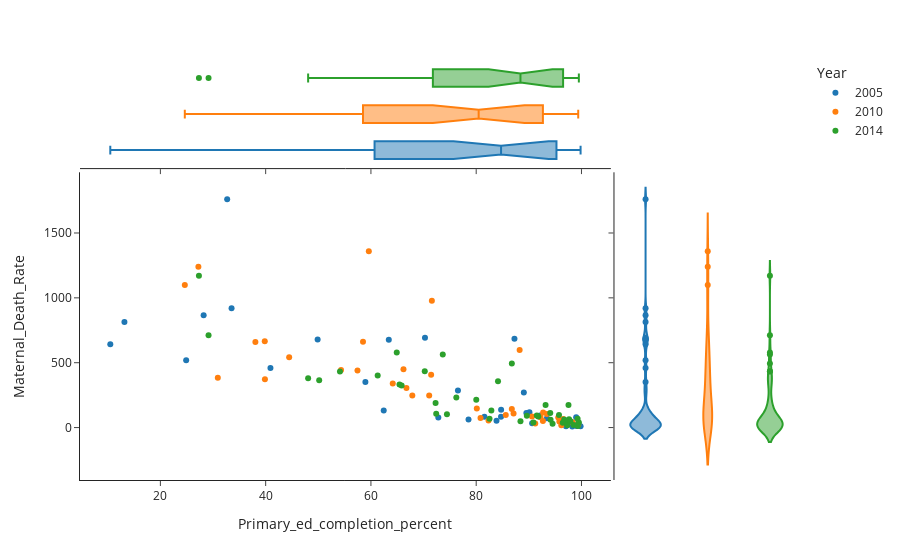

Notebook code for this chart:
### Code cell
df = key_years.loc[(key_years['Sex'] == '_T')]
fig = px.scatter(df,
                 x="Primary_ed_completion_percent", 
                 y="Maternal_Death_Rate", 
                 color="Year", 
                 marginal_y="violin",
                 marginal_x="box", 
                 template="simple_white")
fig.show()

### Figure 1 — Plotly figure (JSON) as saved in the notebook; plotly's stock layout.template omitted (floating-point values rounded to 4 significant figures)
{"data": [{"hovertemplate": "Year=2005<br>Primary_ed_completion_percent=%{x}<br>Maternal_Death_Rate=%{y}<extra></extra>", "legendgroup": "2005", "marker": {"color": "#1F77B4", "symbol": "circle"}, "mode": "markers", "name": "2005", "orientation": "v", "showlegend": true, "type": "scatter", "x": [98.91, null, 99.83, null, 89.05, 93.44, 13.17, 58.95, 70.27, 84.72, 63.39, 90.63, null, null, 81.56, 92.13, 83.86, 78.54, null, 28.22, null, 98.27, null, null, 33.52, 40.91, 72.8, null, null, 76.53, null, null, 98.99, null, 49.88, null, null, 98.25, null, 62.43, 97.06, null, 91.79, 84.73, 90.11, null, null, 10.48, 24.9, 99.04, 32.69, null, null, null, 97.67, 99.44, 89.53, 87.27], "xaxis": "x", "y": [22, 6, 11, 7, 271, 71, 814, 351, 692, 83, 677, 33, 12, 6, 83, 94, 52, 62, 18, 865, 5, 39, 6, 3, 920, 459, 77, 15, 5, 286, 7, 3, 80, 30, 679, 14, 9, 9, 11, 131, 10, 5, 88, 137, 118, 4, 9, 643, 519, 12, 1760, 10, 5, 5, 43, 33, 113, 685], "yaxis": "y"}, {"alignmentgroup": "True", "hovertemplate": "Year=2005<br>Primary_ed_completion_percent=%{x}<extra></extra>", "legendgroup": "2005", "marker": {"color": "#1F77B4", "symbol": "circle"}, "name": "2005", "notched": true, "offsetgroup": "2005", "showlegend": false, "type": "box", "x": [98.91, null, 99.83, null, 89.05, 93.44, 13.17, 58.95, 70.27, 84.72, 63.39, 90.63, null, null, 81.56, 92.13, 83.86, 78.54, null, 28.22, null, 98.27, null, null, 33.52, 40.91, 72.8, null, null, 76.53, null, null, 98.99, null, 49.88, null, null, 98.25, null, 62.43, 97.06, null, 91.79, 84.73, 90.11, null, null, 10.48, 24.9, 99.04, 32.69, null, null, null, 97.67, 99.44, 89.53, 87.27], "xaxis": "x3", "yaxis": "y3"}, {"alignmentgroup": "True", "hovertemplate": "Year=2005<br>Maternal_Death_Rate=%{y}<extra></extra>", "legendgroup": "2005", "marker": {"color": "#1F77B4", "symbol": "circle"}, "name": "2005", "offsetgroup": "2005", "scalegroup": "y", "showlegend": false, "type": "violin", "xaxis": "x2", "y": [22, 6, 11, 7, 271, 71, 814, 351, 692, 83, 677, 33, 12, 6, 83, 94, 52, 62, 18, 865, 5, 39, 6, 3, 920, 459, 77, 15, 5, 286, 7, 3, 80, 30, 679, 14, 9, 9, 11, 131, 10, 5, 88, 137, 118, 4, 9, 643, 519, 12, 1760, 10, 5, 5, 43, 33, 113, 685], "yaxis": "y2"}, {"hovertemplate": "Year=2010<br>Primary_ed_completion_percent=%{x}<br>Maternal_Death_Rate=%{y}<extra></extra>", "legendgroup": "2010", "marker": {"color": "#FF7F0E", "symbol": "circle"}, "mode": "markers", "name": "2010", "orientation": "v", "showlegend": true, "type": "scatter", "x": [92.67, null, 67.86, 30.91, 39.83, 71.07, null, 27.22, 96.69, 90.6, 91.22, 98.32, 44.47, 85.62, 95.59, 82.34, 66.18, 58.49, 64.14, 80.82, 54.32, 38.05, 95.8, 96.52, 71.58, 92.21, 87.1, 93.43, 86.77, 99.38, 39.86, 59.6, 24.64, 71.44, 80.11, 57.44, 96.17, 92.72, 66.74, 88.25], "xaxis": "x", "y": [51, 5, 247, 385, 665, 248, 11, 1240, 36, 85, 32, 41, 542, 96, 78, 54, 450, 661, 339, 74, 444, 660, 46, 66, 978, 79, 108, 104, 144, 21, 373, 1360, 1100, 408, 148, 440, 17, 117, 305, 598], "yaxis": "y"}, {"alignmentgroup": "True", "hovertemplate": "Year=2010<br>Primary_ed_completion_percent=%{x}<extra></extra>", "legendgroup": "2010", "marker": {"color": "#FF7F0E", "symbol": "circle"}, "name": "2010", "notched": true, "offsetgroup": "2010", "showlegend": false, "type": "box", "x": [92.67, null, 67.86, 30.91, 39.83, 71.07, null, 27.22, 96.69, 90.6, 91.22, 98.32, 44.47, 85.62, 95.59, 82.34, 66.18, 58.49, 64.14, 80.82, 54.32, 38.05, 95.8, 96.52, 71.58, 92.21, 87.1, 93.43, 86.77, 99.38, 39.86, 59.6, 24.64, 71.44, 80.11, 57.44, 96.17, 92.72, 66.74, 88.25], "xaxis": "x3", "yaxis": "y3"}, {"alignmentgroup": "True", "hovertemplate": "Year=2010<br>Maternal_Death_Rate=%{y}<extra></extra>", "legendgroup": "2010", "marker": {"color": "#FF7F0E", "symbol": "circle"}, "name": "2010", "offsetgroup": "2010", "scalegroup": "y", "showlegend": false, "type": "violin", "xaxis": "x2", "y": [51, 5, 247, 385, 665, 248, 11, 1240, 36, 85, 32, 41, 542, 96, 78, 54, 450, 661, 339, 74, 444, 660, 46, 66, 978, 79, 108, 104, 144, 21, 373, 1360, 1100, 408, 148, 440, 17, 117, 305, 598], "yaxis": "y2"}, {"hovertemplate": "Year=2014<br>Primary_ed_completion_percent=%{x}<br>Maternal_Death_Rate=%{y}<extra></extra>", "legendgroup": "2014", "marker": {"color": "#2CA02C", "symbol": "circle"}, "mode": "markers", "name": "2014", "orientation": "v", "showlegend": true, "type": "scatter", "x": [null, 80.01, null, 54.12, 93.18, 96.72, null, 72.28, 73.65, 27.32, 97.21, 91.8, 94.51, null, 99.5, null, null, 91.52, 97.64, 90.87, 88.41, null, 70.23, null, null, 65.83, null, 72.4, 29.15, 97.53, 82.53, null, null, null, null, 84.14, 99.27, null, 64.9, null, null, 48.07, null, 96.44, 97.9, 76.23, null, 74.44, null, 94.13, 89.62, 95.73, null, null, null, 82.88, 50.17, 99.31, null, null, 65.43, null, null, 61.29, 98.49, 97.3, 94.07, 86.77], "xaxis": "x", "y": [5, 214, 6, 432, 175, 62, 11, 189, 564, 1170, 31, 85, 29, 8, 39, 8, 4, 94, 65, 39, 49, 11, 434, 3, 5, 325, 3, 107, 711, 174, 68, 12, 5, 6, 2, 358, 69, 24, 579, 9, 6, 381, 6, 38, 49, 231, 6, 103, 3, 60, 91, 96, 2, 8, 21, 131, 364, 12, 7, 4, 333, 5, 5, 401, 19, 17, 113, 494], "yaxis": "y"}, {"alignmentgroup": "True", "hovertemplate": "Year=2014<br>Primary_ed_completion_percent=%{x}<extra></extra>", "legendgroup": "2014", "marker": {"color": "#2CA02C", "symbol": "circle"}, "name": "2014", "notched": true, "offsetgroup": "2014", "showlegend": false, "type": "box", "x": [null, 80.01, null, 54.12, 93.18, 96.72, null, 72.28, 73.65, 27.32, 97.21, 91.8, 94.51, null, 99.5, null, null, 91.52, 97.64, 90.87, 88.41, null, 70.23, null, null, 65.83, null, 72.4, 29.15, 97.53, 82.53, null, null, null, null, 84.14, 99.27, null, 64.9, null, null, 48.07, null, 96.44, 97.9, 76.23, null, 74.44, null, 94.13, 89.62, 95.73, null, null, null, 82.88, 50.17, 99.31, null, null, 65.43, null, null, 61.29, 98.49, 97.3, 94.07, 86.77], "xaxis": "x3", "yaxis": "y3"}, {"alignmentgroup": "True", "hovertemplate": "Year=2014<br>Maternal_Death_Rate=%{y}<extra></extra>", "legendgroup": "2014", "marker": {"color": "#2CA02C", "symbol": "circle"}, "name": "2014", "offsetgroup": "2014", "scalegroup": "y", "showlegend": false, "type": "violin", "xaxis": "x2", "y": [5, 214, 6, 432, 175, 62, 11, 189, 564, 1170, 31, 85, 29, 8, 39, 8, 4, 94, 65, 39, 49, 11, 434, 3, 5, 325, 3, 107, 711, 174, 68, 12, 5, 6, 2, 358, 69, 24, 579, 9, 6, 381, 6, 38, 49, 231, 6, 103, 3, 60, 91, 96, 2, 8, 21, 131, 364, 12, 7, 4, 333, 5, 5, 401, 19, 17, 113, 494], "yaxis": "y2"}], "layout": {"legend": {"title": {"text": "Year"}, "tracegroupgap": 0}, "margin": {"t": 60}, "xaxis": {"anchor": "y", "domain": [0, 0.7363], "title": {"text": "Primary_ed_completion_percent"}}, "xaxis2": {"anchor": "y2", "domain": [0.7413, 1], "matches": "x2", "showline": false, "showticklabels": false, "ticks": ""}, "xaxis3": {"anchor": "y3", "domain": [0, 0.7363], "matches": "x", "showticklabels": false}, "xaxis4": {"anchor": "y4", "domain": [0.7413, 1], "matches": "x2", "showline": false, "showticklabels": false, "ticks": ""}, "yaxis": {"anchor": "x", "domain": [0, 0.7326], "title": {"text": "Maternal_Death_Rate"}}, "yaxis2": {"anchor": "x2", "domain": [0, 0.7326], "matches": "y", "showticklabels": false}, "yaxis3": {"anchor": "x3", "domain": [0.7426, 1], "matches": "y3", "showline": false, "showticklabels": false, "ticks": ""}, "yaxis4": {"anchor": "x4", "domain": [0.7426, 1], "matches": "y3", "showline": false, "showticklabels": false, "ticks": ""}}}
